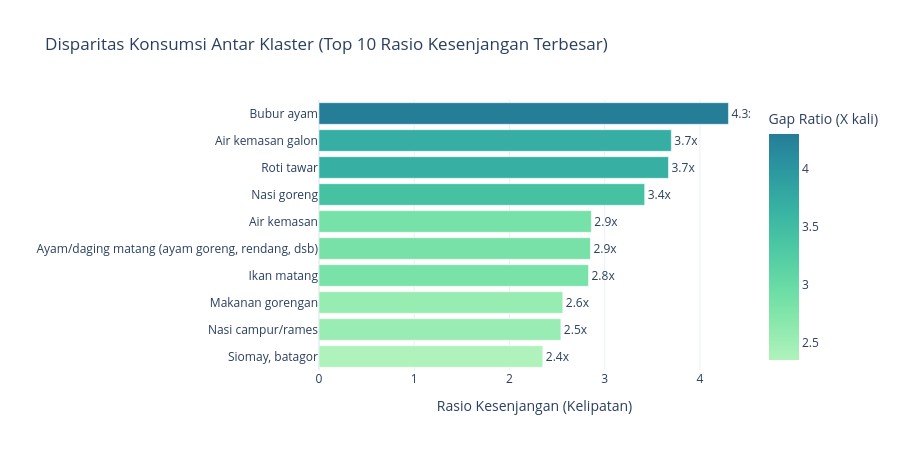

Source (notebook cell):
### Code cell
fig_gap = plot_gap_analysis_interactive(gap_df, top_n=10)
fig_gap.show()

### Figure 1 — Plotly figure (JSON) as saved in the notebook; plotly's stock layout.template omitted (floating-point values rounded to 4 significant figures)
{"data": [{"customdata": [["Klaster 0", "Klaster 2", 883.0], ["Klaster 0", "Klaster 1", 4666.0], ["Klaster 0", "Klaster 2", 283.0], ["Klaster 0", "Klaster 2", 582.0], ["Klaster 0", "Klaster 2", 2420.0], ["Klaster 0", "Klaster 2", 709.0], ["Klaster 0", "Klaster 2", 2970.0], ["Klaster 0", "Klaster 2", 462.0], ["Klaster 0", "Klaster 2", 2031.0], ["Klaster 0", "Klaster 2", 564.0]], "hovertemplate": "Gap Ratio (X kali)=%{marker.color}<br>Komoditas / Fitur=%{y}<br>Klaster Tertinggi=%{customdata[0]}<br>Klaster Terendah=%{customdata[1]}<br>Gap Absolut (Rp)=%{customdata[2]}<extra></extra>", "legendgroup": "", "marker": {"color": [2.35, 2.54, 2.56, 2.83, 2.85, 2.86, 3.42, 3.67, 3.7, 4.3], "coloraxis": "coloraxis", "pattern": {"shape": ""}}, "name": "", "orientation": "h", "showlegend": false, "text": [2.35, 2.54, 2.56, 2.83, 2.85, 2.86, 3.42, 3.67, 3.7, 4.3], "textposition": "outside", "texttemplate": "%{text:.1f}x", "type": "bar", "x": [2.35, 2.54, 2.56, 2.83, 2.85, 2.86, 3.42, 3.67, 3.7, 4.3], "xaxis": "x", "y": ["Siomay, batagor", "Nasi campur/rames", "Makanan gorengan", "Ikan matang", "Ayam/daging matang (ayam goreng, rendang, dsb)", "Air kemasan", "Nasi goreng", "Roti tawar", "Air kemasan galon", "Bubur ayam"], "yaxis": "y"}], "layout": {"barmode": "relative", "coloraxis": {"colorbar": {"title": {"text": "Gap Ratio (X kali)"}}, "colorscale": [[0.0, "rgb(176, 242, 188)"], [0.1667, "rgb(137, 232, 172)"], [0.3333, "rgb(103, 219, 165)"], [0.5, "rgb(76, 200, 163)"], [0.6667, "rgb(56, 178, 163)"], [0.8333, "rgb(44, 152, 160)"], [1.0, "rgb(37, 125, 152)"]]}, "height": 450, "legend": {"tracegroupgap": 0}, "title": {"text": "Disparitas Konsumsi Antar Klaster (Top 10 Rasio Kesenjangan Terbesar)"}, "xaxis": {"anchor": "y", "domain": [0.0, 1.0], "title": {"text": "Rasio Kesenjangan (Kelipatan)"}}, "yaxis": {"anchor": "x", "domain": [0.0, 1.0], "title": {"text": ""}}}}
